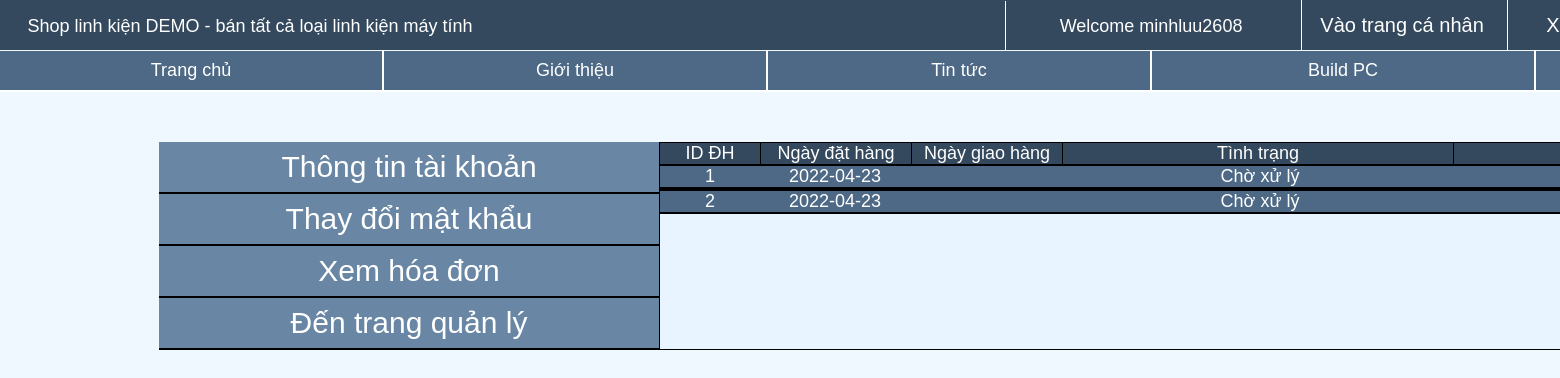
Page /MainPage/ManagePage.php?info=hoaDon (signed in) on the earlier database version.
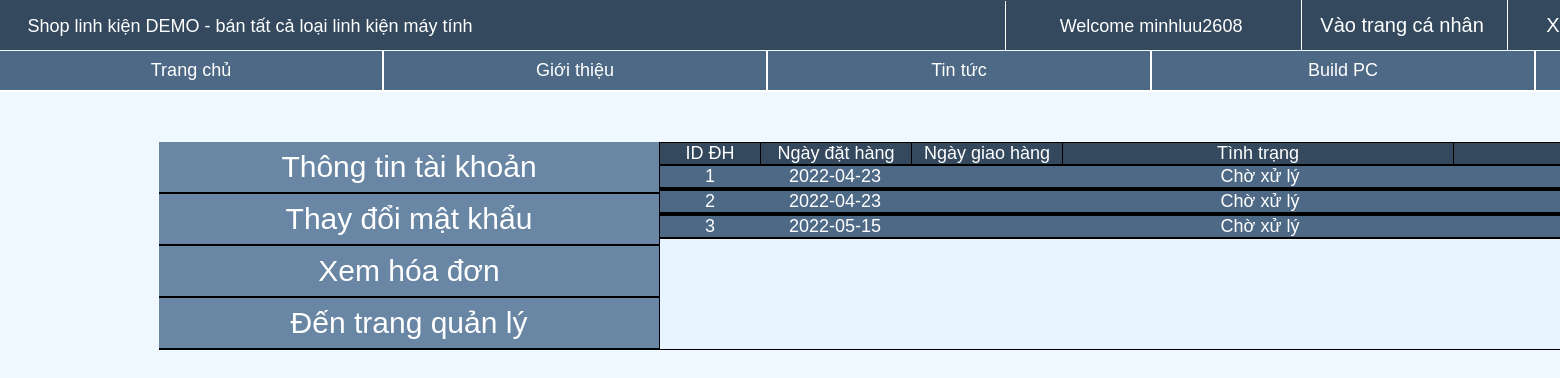
Same page on the later database version.
### tables this page shows
CREATE TABLE `donhang` (
  `ID_DH` int(11) NOT NULL,
  `ID_User_KH` int(11) NOT NULL,
  `ID_User_QL` int(11) DEFAULT NULL,
  `Diachi_DH` varchar(500) NOT NULL,
  `Status_DH` varchar(30) DEFAULT NULL,
  `Status_GiaoHang` varchar(30) DEFAULT NULL,
  `Ngay_Dat` date DEFAULT NULL,
  `Ngay_Giao` date DEFAULT NULL CHECK (`Ngay_Dat` <= `Ngay_Giao`),
  `Tong_tien` int(11) NOT NULL
);

### MainPage/HTMLprocess.php (the view, shortened to what this page needs)
<?php
	function showHoaDon(){
		$connect = connectDB();
		$query = "Select * from donhang where id_user_KH='".$_SESSION['id_user']."'";
		$result = mysqli_query($connect, $query);
		$data = array();
		while($row = mysqli_fetch_array($result, 1)){
			$data[] = $row;
		}
		echo '
			<div class="div_HoaDon">
				<div class="HD_ngang">
					<label class="ID_DH"> ID ĐH</label>
					<label class="Date"> Ngày đặt hàng</label>
					<label class="Date"> Ngày giao hàng</label>
					<label class="Status"> Tình trạng</label>
					<label class="Total"> Tổng tiền</label>
				</div>
		';
		if(count($data)!=0){
			for($i=0;$i<count($data);$i++){
				$id_dh = $data[$i]['ID_DH'];
				$ngay_dat = $data[$i]['Ngay_Dat'];
				$ngay_giao = $data[$i]['Ngay_Giao'];
				$tinh_trang = $data[$i]['Status_DH'];
				$tong_tien = $data[$i]['Tong_tien'];
				echo '
					<details class="Details_HD_ngang">
						<summary>
							<p class="ID_DH">'.$id_dh.'</p>
							<p class="Date">'.$ngay_dat.'</p>
							<p class="Date">'.$ngay_giao.'</p>
							<p class="Status">'.$tinh_trang.'</p>
							<p class="Total">'.$tong_tien.'</p>
						</summary>
						<div class="Xoa_Button_Area">
							<form method="POST" action="huyDH.php" id="frmHuyDH_'.$i.'">
								<input type="text" name="id_dh" value="'.$id_dh.'" class="hidden_input">
								<input type="text" name="status_dh" value="'.$tinh_trang.'" class="hidden_input">
							</form>
							<p class="xoa_button" onClick="frmHuyDH_'.$i.'.submit();"> Huỷ Đơn Hàng </p>
						</div>
						<div class="Chitiet_HD_header">
							<label class="ID_LK"> ID LK</label>
							<label class="Ten_LK"> Tên LK</label>
							<label class="SL_LK"> Số lượng</label>
							<label class="Don_gia"> Đơn giá</label>
						</div>
				';
				echo '
					</details>
				';
			}
		}
		echo '</div>';
	}
?>

Differences in the rows shown:
added donhang: ID_DH "3", Ngay_Dat "2022-05-15", Status_DH "Chờ xử lý"
